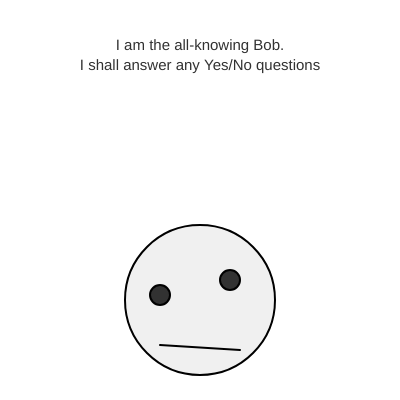
Frame 1 (no input)
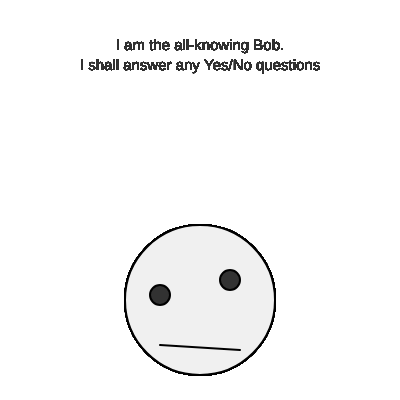
Frame 60 (no input)
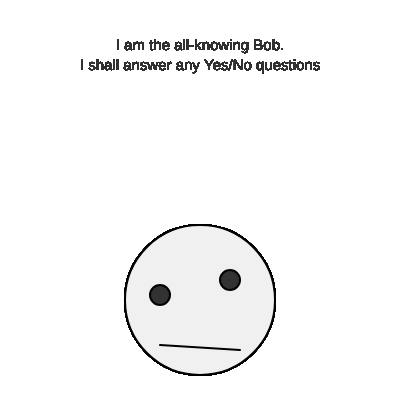
Frame 120 (the mouse pressed at the canvas centre since frame 60)

The p5.js sketch that drew these frames (run headless with seeded random() and noise() and a simulated clock; from frame 60 on, the mouse is pressed at the canvas centre):

// p5.js sketch
// ── sketch.js
///rainbow
let randomIndex
let fortune = [
  {name:"Heck yeah"}, 
  {name:"no thoughts, head empty"}, 
  {name:"Don't count on it"}, 
  {name:"Yes, definitely, absolutely"}, 
  {name:"Out for lunch, ask later"}, 
  {name:"Oh $%@&..."}, 
  {name:"Yea"},
  {name:"*takes off earbud* Sorry, what?"},
  {name:"Uh...outlook seems bleak, bud"},
  {name:"You got this!"},
  {name:"*dial-up noises"},
  {name:"lol good luck, loser"}];

function setup() {
  createCanvas(400, 400); 
  
}

function draw() {
  ///bob
  strokeWeight(2)
  fill(240)
  ellipse(200,300,150);
  fill(50);
  ellipse(160,295,20);
  ellipse(230,280,20);
  line(240, 350, 160, 345)
  
  ///dialouge
  strokeWeight(0);
  textStyle(NORMAL);
  textSize(15)
  textAlign(CENTER);
  text("I am the all-knowing Bob.",200,50);
  text("I shall answer any Yes/No questions",200,70);
  
}

function mouseClicked(){
  background(200);
  fill(250)
  ellipse(120,235,20);
   ellipse(100,205,20);
   ellipse(200,150,250,80);
  randomIndex=int(random(fortune.length));
  fill(50)
  textStyle(BOLDITALIC);
  textSize(15);
  text(fortune[randomIndex].name,200,150);
  textAlign(CENTER);
  

 fortune.splice(randomIndex,1); 
  }
  

// ── style.css
html, body {
  margin: auto;
  padding-left: 0;
  padding-right: 0;
  margin-left: auto;
  margin-right: auto;
  width: 700px;
}
canvas {
  display:block;
  padding: 5px;
  margin:auto;
}

.fortuneButton{
  padding:5px;
  background-color: #949494;
  margin-left:20px;

}
.fortuneInput{
  margin-left: 100px;
  width:308px;
}
